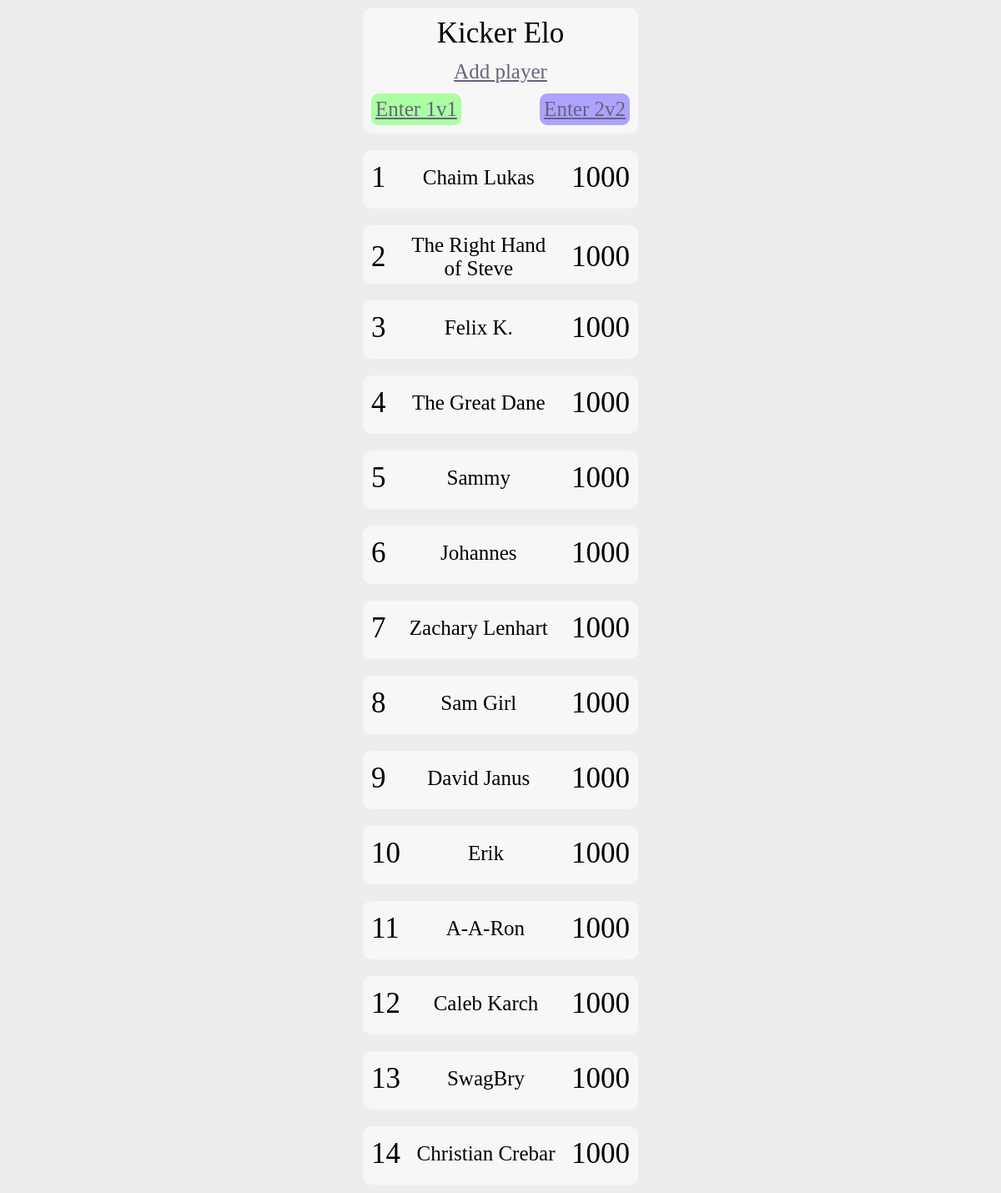
The page / on the database its author committed.
### tables this page shows
CREATE TABLE `player` (
  `player_id` int(10) UNSIGNED NOT NULL,
  `name` varchar(23) NOT NULL,
  `elo1` int(10) UNSIGNED NOT NULL DEFAULT 750,
  `free_elo1` int(11) NOT NULL DEFAULT 250,
  `elo2` int(10) UNSIGNED NOT NULL DEFAULT 750,
  `free_elo2` int(11) NOT NULL DEFAULT 250
);

### include.php (called while the page is built, shortened)
<?php
function get_players(PDO $pdo)
{
    $statement = $pdo->query('SELECT * FROM `player` ORDER BY GREATEST(`player`.`elo1`,`player`.`elo2`) DESC, `player`.`player_id` ASC');
    $statement->setFetchMode(PDO::FETCH_CLASS, 'Player');
    $return = $statement->fetchAll();
    return ($return != false) ? $return : [];
}

### index.php (the view, shortened to what this page needs)
<?php
require 'include.php';
$players = get_players($pdo);
?>
<html>
<head>
    <link rel="stylesheet" href="style.css">
</head>
<body>
    <div id='root'>
        <div class='box header'>
            <div class='title'>
                Kicker Elo
            </div>
            <div class='new_player'>
                <a href='player.php'>Add player</a>
            </div>
            <div class='config'>
                <div class='new_game single'>
                    <a href='game.php'>Enter 1v1</a>
                </div>
                <div class='new_game double'>
                    <a href='game2.php'>Enter 2v2</a>
                </div>
            </div>
        </div>
        <?php
        $i = 1;
        foreach ($players as $player) {
            $colour = ($player->elo1 > $player->elo2) ? " single" : " double";
            $colour = ($player->elo1 == $player->elo2) ? "" : $colour;
            echo ("
            <div class='box player$colour'>
                <div id='rank'>$i</div>
                <div id='name'>$player->name</div>
                <div id='rating'>" . max($player->elo1, $player->elo2) . "</div>
                <a href='history.php?player_id=$player->player_id' class='player_hist'><span class='link-spanner'></span></a>
            </div>");
            $i++;
        }
        ?>
    </div>
</body>
</html>

### style.css (style rules this page uses)
a { color: #67637c }
#root { display: flex; align-items: center; background: #ededed; height: auto; overflow: auto; min-height: 100%; flex-direction: column; flex-wrap: nowrap; }
.box { width: 90%; text-align: center; padding: 10px; background-color: #f7f7f7; border-radius: 10px; align-self: center; margin: 10px; font-size: 35; display: flex; flex-wrap: nowrap; justify-content: space-between; }
.player { height: 50px; position: relative; flex-wrap: wrap; }
.single { background-color: #aaffa3; }
.double { background-color: #aca3ff; }
.player_hist { flex-basis: 100%; }
.link-spanner { position:absolute; width:100%; height:100%; top:0; left: 0; z-index: 1; }
.header { height: 130px; flex-direction: column; }
.title { text-align: center; }
.config { font-size: 25; flex-direction: row; display: flex; flex-wrap: nowrap; justify-content: space-between; }
.new_game { border-radius: 9px; padding: 5px; }
.new_player { font-size: 25; }
#rank { text-align: left; align-self: center; }
#name { text-align: center; font-size: 25; align-self: center; max-width: 180; }
#rating { text-align: right; align-self: center; }
body { height: 100%; margin: 0; }
@media only screen and (min-width: 350px) { .box { width: 310px; } }

### rows shown on the page
player: name "Chaim Lukas", elo1 "1000"
player: name "The Right Hand of Steve", elo1 "1000"
player: name "Felix K.", elo1 "1000"
player: name "The Great Dane", elo1 "1000"
player: name "Sammy", elo1 "1000"
player: name "Johannes", elo1 "1000"
player: name "Zachary Lenhart", elo1 "1000"
player: name "Sam Girl", elo1 "1000"
player: name "David Janus", elo1 "1000"
player: name "Erik", elo1 "1000"
player: name "A-A-Ron", elo1 "1000"
player: name "Caleb Karch", elo1 "1000"
player: name "SwagBry", elo1 "1000"
player: name "Christian Crebar", elo1 "1000"
